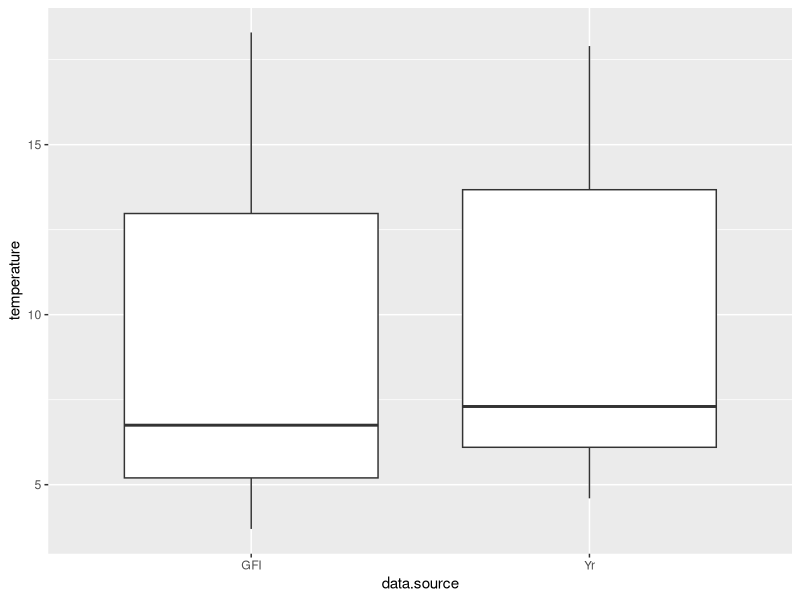
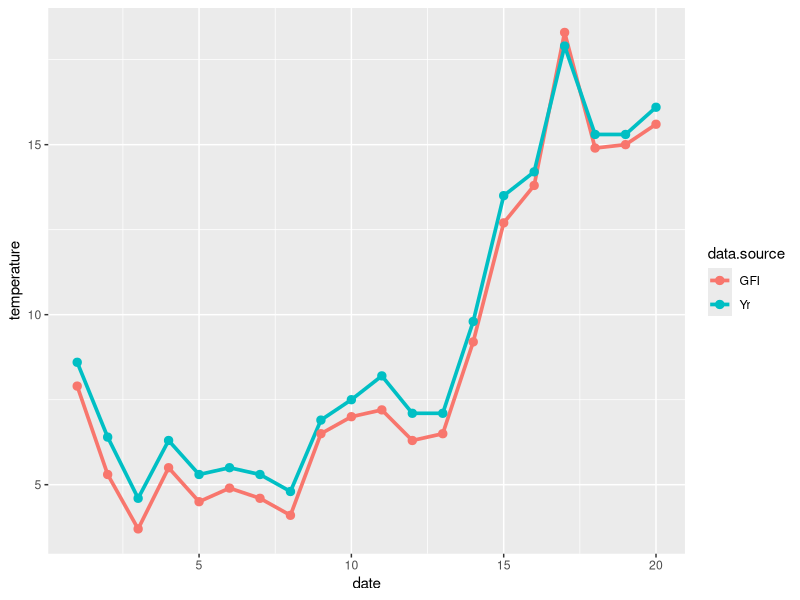

These charts were generated, in order, by the following R code:
## ---- chunk 1
knitr::opts_chunk$set(echo = TRUE)

# title: comparing two proportions - which test
# author: jonathan
# revised: 10/1/2020 

WEB <- c("https://bioceed.uib.no/dropfolder/bioSTATS/Rmd/Basic/2-sample/wilcoxon.html")
GIT <- c("https://github.com/jonathansoule/biostats/blob/master/Basic/2-sample/wilcoxon.Rmd")
GFI <- c(7.9,	5.3, 3.7,	5.5, 4.5,	4.9, 4.6,	4.1, 6.5,	7.0, 7.2,	6.3, 6.5,	9.2, 12.7, 13.8, 18.3, 14.9, 15.0, 15.6)
date <- c(1:20)
GFI <- c(7.9,	5.3, 3.7,	5.5, 4.5,	4.9, 4.6,	4.1, 6.5,	7.0, 7.2,	6.3, 6.5,	9.2, 12.7, 13.8, 18.3, 14.9, 15.0, 15.6)
Yr <-  c(8.6, 6.4, 4.6, 6.3, 5.3, 5.5, 5.3, 4.8, 6.9, 7.5, 8.2, 7.1, 7.1, 9.8, 13.5, 14.2, 17.9, 15.3, 15.3, 16.1)
data.source <- rep(c("GFI", "Yr"), each = 20)
temperature <- c(GFI, Yr)
df <- data.frame(date, data.source, temperature)
library(ggplot2)
## ---- chunk 2
shapiro.test(GFI)
shapiro.test(Yr)
## ---- chunk 3
ggplot(df, aes(data.source, temperature)) +
  geom_boxplot()
## ---- chunk 4
ggplot(df, aes(date, temperature, color = data.source)) +
  geom_line(size=1.25) +
  geom_point(size=2.5)
## ---- chunk 5
wilcox.test(GFI, Yr, paired = TRUE)
## ---- chunk 6
wilcox.test(GFI, Yr)
